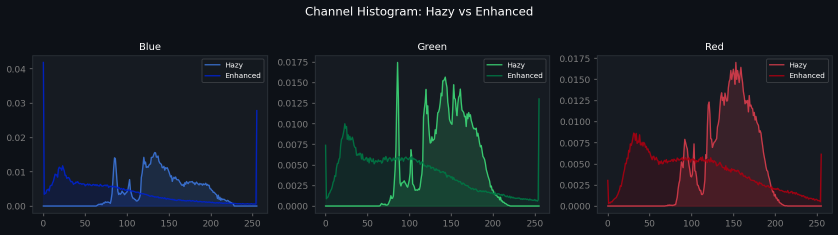
#> input picture histogram_comparison.png, 1676 x 470 px (shown at 1/2 size); its folder holds only this picture in this run
$ python evaluation.py histogram_comparison.png analysis_grid.png   (older library calls are emulated)
#> lines starting #> are read from the running program, lines starting #| are printed output that depends on the picture
### haze_pipeline.py
"""
Smoke Density Estimation & Air Quality Monitoring
Pipeline: DCP Haze Removal + CLAHE Clarity Enhancement
Dataset: RESIDE Indoor Haze (1399 images)
"""

import cv2
import numpy as np
from pathlib import Path
import json
import time


# ─────────────────────────────────────────────
# 1. DARK CHANNEL PRIOR (DCP) HAZE REMOVAL
# ─────────────────────────────────────────────

def dark_channel(image, patch_size=15):
    """Compute the dark channel of a hazy image."""
    min_channel = np.min(image, axis=2)
    kernel = cv2.getStructuringElement(
        cv2.MORPH_RECT, (patch_size, patch_size)
    )
    dark = cv2.erode(min_channel, kernel)
    return dark


def estimate_atmospheric_light(image, dark_ch, top_percent=0.001):
    """Estimate global atmospheric light A from brightest dark channel pixels."""
    h, w = dark_ch.shape
    num_pixels = h * w
    num_brightest = max(int(num_pixels * top_percent), 1)

    flat_dark = dark_ch.flatten()
    flat_image = image.reshape(-1, 3)

    indices = np.argsort(flat_dark)[-num_brightest:]
    brightest_pixels = flat_image[indices]
    atmospheric_light = np.max(brightest_pixels, axis=0)
    return atmospheric_light.astype(np.float64)


def estimate_transmission(image, atmospheric_light, omega=0.95, patch_size=15):
    """Estimate transmission map t(x) = 1 - omega * dark_channel(I/A)."""
    img_norm = image.astype(np.float64) / (atmospheric_light + 1e-6)
    img_norm = np.clip(img_norm, 0, 1)
    dark_norm = dark_channel(img_norm, patch_size)
    transmission = 1.0 - omega * dark_norm
    return transmission


def guided_filter(guide, src, radius=60, eps=1e-3):
    """Fast guided filter for transmission map refinement."""
    guide = guide.astype(np.float64) / 255.0
    src = src.astype(np.float64)

    mean_guide = cv2.boxFilter(guide, -1, (radius, radius))
    mean_src = cv2.boxFilter(src, -1, (radius, radius))
    mean_gs = cv2.boxFilter(guide * src, -1, (radius, radius))
    cov_gs = mean_gs - mean_guide * mean_src

    mean_gg = cv2.boxFilter(guide * guide, -1, (radius, radius))
    var_g = mean_gg - mean_guide * mean_guide

    a = cov_gs / (var_g + eps)
    b = mean_src - a * mean_guide

    mean_a = cv2.boxFilter(a, -1, (radius, radius))
    mean_b = cv2.boxFilter(b, -1, (radius, radius))

    output = mean_a * guide + mean_b
    return output


def recover_scene_radiance(image, transmission, atmospheric_light, t0=0.1):
    """Recover haze-free scene radiance J(x)."""
    image = image.astype(np.float64)
    t = np.maximum(transmission, t0)
    t3 = np.stack([t, t, t], axis=2)

    J = (image - atmospheric_light) / t3 + atmospheric_light
    J = np.clip(J, 0, 255).astype(np.uint8)
    return J


def dcp_dehaze(image, patch_size=15, omega=0.95, guided=True):
    """Full DCP dehazing pipeline."""
    dark_ch = dark_channel(image, patch_size)
    atm_light = estimate_atmospheric_light(image, dark_ch)
    transmission = estimate_transmission(image, atm_light, omega, patch_size)

    if guided:
        gray = cv2.cvtColor(image, cv2.COLOR_BGR2GRAY)
        transmission = guided_filter(gray, transmission)

    dehazed = recover_scene_radiance(image, transmission, atm_light)
    return dehazed, transmission, atm_light


# ─────────────────────────────────────────────
# 2. CLAHE CLARITY ENHANCER
# ─────────────────────────────────────────────

def clahe_enhance(image, clip_limit=3.0, tile_grid=(8, 8)):
    """Apply CLAHE on L channel of LAB colorspace for perceptual enhancement."""
    lab = cv2.cvtColor(image, cv2.COLOR_BGR2LAB)
    l_channel, a, b = cv2.split(lab)

    clahe = cv2.createCLAHE(clipLimit=clip_limit, tileGridSize=tile_grid)
    l_enhanced = clahe.apply(l_channel)

    enhanced_lab = cv2.merge([l_enhanced, a, b])
    enhanced = cv2.cvtColor(enhanced_lab, cv2.COLOR_LAB2BGR)
    return enhanced


def adaptive_sharpen(image, strength=0.5):
    """Unsharp masking for edge sharpening post-enhancement."""
    blurred = cv2.GaussianBlur(image, (0, 0), 3)
    sharpened = cv2.addWeighted(image, 1 + strength, blurred, -strength, 0)
    return sharpened


# ─────────────────────────────────────────────
# 3. SMOKE DENSITY METRICS
# ─────────────────────────────────────────────

def compute_smoke_density(image, transmission):
    """
    Estimate smoke/haze density from transmission map.
    Density = 1 - mean(transmission) → higher = more haze.
    """
    density = 1.0 - np.mean(transmission)
    return float(np.clip(density, 0, 1))


def compute_visibility_score(image):
    """
    Visibility metric based on image gradient energy (Laplacian variance).
    Higher = sharper/clearer image.
    """
    gray = cv2.cvtColor(image, cv2.COLOR_BGR2GRAY)
    lap = cv2.Laplacian(gray, cv2.CV_64F)
    score = np.var(lap)
    return float(score)


def compute_contrast_ratio(image):
    """Michelson contrast ratio of luminance channel."""
    gray = cv2.cvtColor(image, cv2.COLOR_BGR2GRAY).astype(float)
    lmax, lmin = gray.max(), gray.min()
    if lmax + lmin == 0:
        return 0.0
    return float((lmax - lmin) / (lmax + lmin))


def compute_fog_density_index(image):
    """
    FDI: Ratio of near-white pixels (typical haze signature).
    Normalized 0–1; higher = more fog/smoke.
    """
    gray = cv2.cvtColor(image, cv2.COLOR_BGR2GRAY)
    white_pixels = np.sum(gray > 200)
    fdi = white_pixels / gray.size
    return float(fdi)


def estimate_aqi_from_density(smoke_density):
    """
    Heuristic mapping: smoke density → AQI band.
    Based on PM2.5 correlations from RESIDE benchmark literature.
    """
    d = smoke_density
    if d < 0.15:
        return {"aqi": int(d * 333), "category": "Good",         "color": "#00e400"}
    elif d < 0.30:
        return {"aqi": int(51 + (d - 0.15) * 660), "category": "Moderate",      "color": "#ffff00"}
    elif d < 0.50:
        return {"aqi": int(101 + (d - 0.30) * 500),"category": "Unhealthy (Sensitive)", "color": "#ff7e00"}
    elif d < 0.70:
        return {"aqi": int(151 + (d - 0.50) * 500),"category": "Unhealthy",     "color": "#ff0000"}
    elif d < 0.85:
        return {"aqi": int(201 + (d - 0.70) * 667),"category": "Very Unhealthy","color": "#8f3f97"}
    else:
        return {"aqi": int(301 + (d - 0.85) * 1327),"category": "Hazardous",    "color": "#7e0023"}


# ─────────────────────────────────────────────
# 4. FULL PROCESSING PIPELINE
# ─────────────────────────────────────────────

def process_image(image_path, output_dir=None):
    """
    Full pipeline:
      1. Load hazy image
      2. DCP dehazing
      3. CLAHE + sharpen enhancement
      4. Compute all metrics
      5. Save outputs if output_dir given
    Returns metrics dict.
    """
#> called with image_path = 'histogram_comparison.png'
    img_path = Path(image_path)
    image = cv2.imread(str(img_path))
#> image is the input picture: shape (470, 1676, 3); mean B, G, R 34.8, 28.5, 24
    if image is None:
        raise ValueError(f"Cannot read image: {image_path}")

    t0 = time.time()

    # ── Step 1: DCP Haze Removal
    dehazed, transmission, atm_light = dcp_dehaze(image)
#> in dark_channel, `dark = cv2.erode(min_channel, kernel)`:
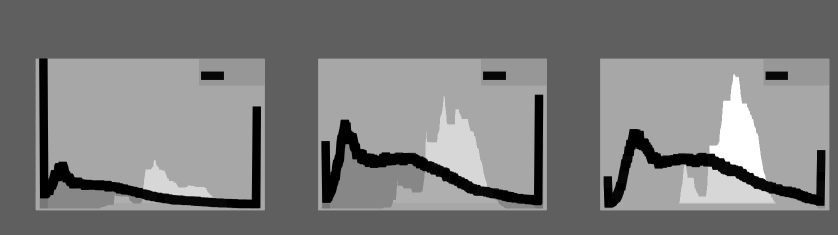
#> dark: shape (470, 1676) (shown at 1/2 size); min 1, max 33, mean 16.5; drawn with min black and max white
#> in estimate_atmospheric_light, `indices = np.argsort(flat_dark)[-num_brightest:]`: indices = 787 values, max 581423 at index 504, min 254543 at index 761, mean 427705.1
#> in estimate_atmospheric_light, `brightest_pixels = flat_image[indices]`: brightest_pixels = 787 rows, first 8: [41, 33, 56], [41, 33, 56], [41, 33, 56], [41, 33, 56], [41, 33, 56], [41, 33, 56], [41, 33, 56], [41, 33, 56]
#> in estimate_atmospheric_light, `atmospheric_light = np.max(brightest_pixels, axis=0)`: atmospheric_light = [73, 58, 203]
#> in estimate_transmission, `transmission = 1.0 - omega * dark_norm`:
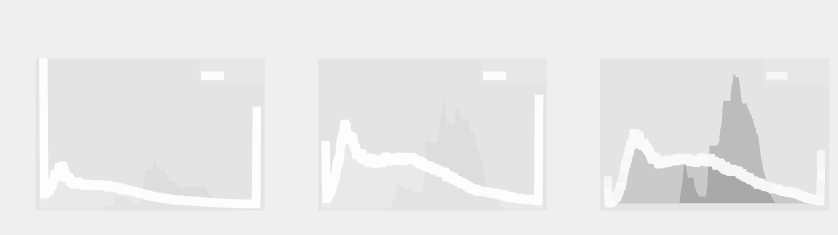
#> transmission: shape (470, 1676) float64 (shown at 1/2 size); min 0.663, max 0.995, mean 0.917
#> in guided_filter, `mean_gs = cv2.boxFilter(guide * src, -1, (radius, radius))`:
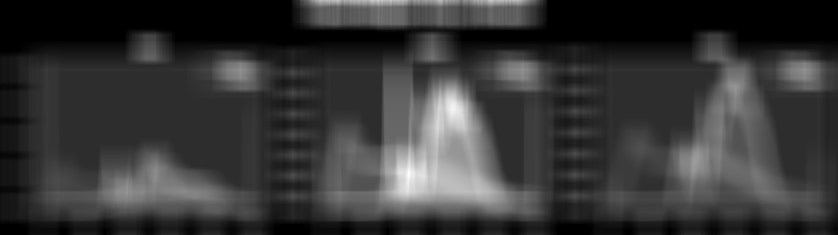
#> mean_gs: shape (470, 1676) float64 (shown at 1/2 size); min 0.0589, max 0.242, mean 0.0986; drawn with min black and max white
#> in guided_filter, `a = cov_gs / (var_g + eps)`:
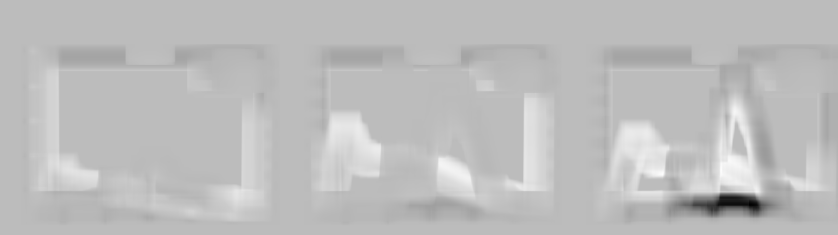
#> a: shape (470, 1676) float64 (shown at 1/2 size); min -1.39, max 0.496, mean 0.00879; drawn with min black and max white
#> in guided_filter, `mean_a = cv2.boxFilter(a, -1, (radius, radius))`:
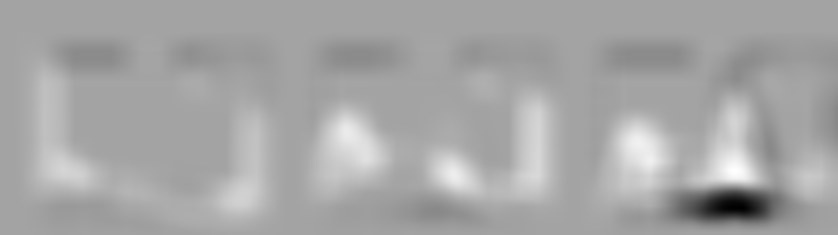
#> mean_a: shape (470, 1676) float64 (shown at 1/2 size); min -0.645, max 0.358, mean 0.00881; drawn with min black and max white
#> atm_light = [73, 58, 203]

    # ── Step 2: CLAHE Enhancement
    enhanced = clahe_enhance(dehazed, clip_limit=3.0)
#> in clahe_enhance, `lab = cv2.cvtColor(image, cv2.COLOR_BGR2LAB)`: lab: shape (470, 1676, 3); mean of channels 0, 1, 2 20.8, 124.7, 123
#> in clahe_enhance, `enhanced_lab = cv2.merge([l_enhanced, a, b])`: enhanced_lab: shape (470, 1676, 3); mean of channels 0, 1, 2 27.6, 124.7, 123
    enhanced = adaptive_sharpen(enhanced, strength=0.4)

    elapsed = time.time() - t0

    # ── Step 3: Metrics
    smoke_density    = compute_smoke_density(image, transmission)
#> in compute_smoke_density, `density = 1.0 - np.mean(transmission)`: density = 0.0829
#> smoke_density = 0.0829
    visibility_orig  = compute_visibility_score(image)
#> in compute_visibility_score, `lap = cv2.Laplacian(gray, cv2.CV_64F)`:
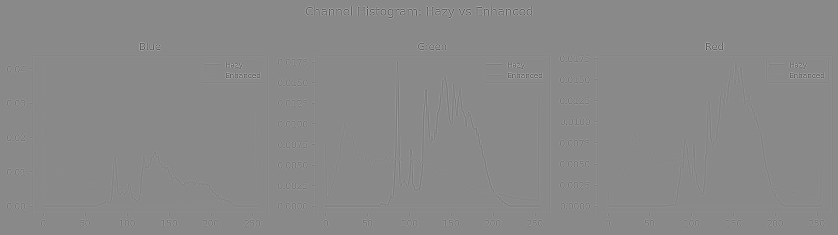
#> lap: shape (470, 1676) float64 (shown at 1/2 size); min -672, max 571, mean 0; drawn with min black and max white
#> in compute_visibility_score, `score = np.var(lap)`: score = 928.1
#> visibility_orig = 928.1
    visibility_enh   = compute_visibility_score(enhanced)
#> visibility_enh = 1800.3
    contrast_orig    = compute_contrast_ratio(image)
#> in compute_contrast_ratio, `lmax, lmin = gray.max(), gray.min()`: lmax = 255; lmin = 16
#> contrast_orig = 0.882
    contrast_enh     = compute_contrast_ratio(enhanced)
#> contrast_enh = 1
    fdi              = compute_fog_density_index(image)
#> in compute_fog_density_index, `white_pixels = np.sum(gray > 200)`: white_pixels = 2664
#> in compute_fog_density_index, `fdi = white_pixels / gray.size`: fdi = 0.00338
#> fdi = 0.00338
    aqi_info         = estimate_aqi_from_density(smoke_density)
#> in estimate_aqi_from_density, `d = smoke_density`: d = 0.0829
#> aqi_info = {'aqi': 27, 'category': 'Good', 'color': '#00e400'}

    visibility_gain  = ((visibility_enh - visibility_orig) / (visibility_orig + 1e-6)) * 100
#> visibility_gain = 93.98

    metrics = {
        "filename":        img_path.name,
        "smoke_density":   round(smoke_density, 4),
        "fog_density_idx": round(fdi, 4),
        "visibility_orig": round(visibility_orig, 2),
        "visibility_enh":  round(visibility_enh, 2),
        "visibility_gain_pct": round(visibility_gain, 1),
        "contrast_orig":   round(contrast_orig, 4),
        "contrast_enh":    round(contrast_enh, 4),
        "atm_light":       atm_light.tolist(),
        "aqi":             aqi_info["aqi"],
        "aqi_category":    aqi_info["category"],
        "aqi_color":       aqi_info["color"],
        "processing_time_s": round(elapsed, 3),
    }

    # ── Step 4: Save outputs
    if output_dir:
        out = Path(output_dir)
        out.mkdir(parents=True, exist_ok=True)
        stem = img_path.stem

        cv2.imwrite(str(out / f"{stem}_dehazed.png"),  dehazed)
        cv2.imwrite(str(out / f"{stem}_enhanced.png"), enhanced)

        # Transmission heatmap
        t_vis = (transmission * 255).astype(np.uint8)
        t_color = cv2.applyColorMap(t_vis, cv2.COLORMAP_JET)
        cv2.imwrite(str(out / f"{stem}_transmission.png"), t_color)

        # Side-by-side comparison
        h = min(image.shape[0], 400)
        scale = h / image.shape[0]
        w = int(image.shape[1] * scale)
        orig_r  = cv2.resize(image,    (w, h))
        enh_r   = cv2.resize(enhanced, (w, h))
        divider = np.ones((h, 4, 3), dtype=np.uint8) * 80
        comparison = np.hstack([orig_r, divider, enh_r])
        cv2.imwrite(str(out / f"{stem}_comparison.png"), comparison)

        with open(str(out / f"{stem}_metrics.json"), "w") as f:
            json.dump(metrics, f, indent=2)

    return metrics, image, dehazed, enhanced, transmission


# ─────────────────────────────────────────────
# 5. BATCH PROCESSING (RESIDE Dataset)
# ─────────────────────────────────────────────

# [66 lines left out: function batch_process_reside, not called in this run]


# [22 lines that do not run on import are left out]

### evaluation.py
"""
Evaluation Metrics & Visualization Utilities
for Smoke Density / Haze Removal Quality Assessment
"""

import cv2
import numpy as np
import json
from pathlib import Path


# ─────────────────────────────────────────────
# IMAGE QUALITY METRICS
# ─────────────────────────────────────────────

def psnr(original, enhanced):
    """Peak Signal-to-Noise Ratio (dB). Higher = better."""
    mse = np.mean((original.astype(float) - enhanced.astype(float)) ** 2)
    if mse == 0:
        return float("inf")
    return float(20 * np.log10(255.0 / np.sqrt(mse)))


def ssim(img1, img2):
    """
    Structural Similarity Index (simplified single-scale).
    Returns value in [-1, 1]; 1 = identical.
    """
    img1 = img1.astype(float)
    img2 = img2.astype(float)
    C1, C2 = (0.01 * 255) ** 2, (0.03 * 255) ** 2

    mu1 = cv2.GaussianBlur(img1, (11, 11), 1.5)
    mu2 = cv2.GaussianBlur(img2, (11, 11), 1.5)

    mu1_sq = mu1 ** 2
    mu2_sq = mu2 ** 2
    mu1_mu2 = mu1 * mu2

    sigma1_sq = cv2.GaussianBlur(img1 ** 2, (11, 11), 1.5) - mu1_sq
    sigma2_sq = cv2.GaussianBlur(img2 ** 2, (11, 11), 1.5) - mu2_sq
    sigma12   = cv2.GaussianBlur(img1 * img2, (11, 11), 1.5) - mu1_mu2

    numerator   = (2 * mu1_mu2 + C1) * (2 * sigma12 + C2)
    denominator = (mu1_sq + mu2_sq + C1) * (sigma1_sq + sigma2_sq + C2)

    ssim_map = numerator / (denominator + 1e-8)
    return float(np.mean(ssim_map))


def entropy(image):
    """Shannon entropy of grayscale histogram. Higher = more detail/information."""
    gray = cv2.cvtColor(image, cv2.COLOR_BGR2GRAY)
    hist = cv2.calcHist([gray], [0], None, [256], [0, 256]).flatten()
    hist = hist / (hist.sum() + 1e-10)
    hist = hist[hist > 0]
    return float(-np.sum(hist * np.log2(hist)))


def mean_gradient(image):
    """Mean gradient magnitude — higher = more edges/sharpness."""
    gray = cv2.cvtColor(image, cv2.COLOR_BGR2GRAY).astype(float)
    gx = cv2.Sobel(gray, cv2.CV_64F, 1, 0, ksize=3)
    gy = cv2.Sobel(gray, cv2.CV_64F, 0, 1, ksize=3)
    mag = np.sqrt(gx ** 2 + gy ** 2)
    return float(np.mean(mag))


def color_cast_index(image):
    """
    Measure color channel imbalance (haze adds a grayish/white cast).
    Lower = more neutral/balanced colors.
    """
    b, g, r = cv2.split(image.astype(float))
    means = np.array([b.mean(), g.mean(), r.mean()])
    return float(np.std(means))


def evaluate_pair(hazy, enhanced, gt=None):
    """
    Full metric suite comparing hazy vs enhanced images.
    If ground truth provided, compute reference-based metrics.
    """
    metrics = {
        "psnr_hazy_vs_enhanced": round(psnr(hazy, enhanced), 2),
        "ssim_hazy_vs_enhanced": round(ssim(
            cv2.cvtColor(hazy, cv2.COLOR_BGR2GRAY),
            cv2.cvtColor(enhanced, cv2.COLOR_BGR2GRAY)
        ), 4),
        "entropy_hazy":     round(entropy(hazy), 4),
        "entropy_enhanced": round(entropy(enhanced), 4),
        "entropy_gain":     round(entropy(enhanced) - entropy(hazy), 4),
        "gradient_hazy":    round(mean_gradient(hazy), 4),
        "gradient_enhanced":round(mean_gradient(enhanced), 4),
        "gradient_gain_pct":round(
            (mean_gradient(enhanced) - mean_gradient(hazy))
            / (mean_gradient(hazy) + 1e-6) * 100, 1
        ),
        "color_cast_hazy":     round(color_cast_index(hazy), 4),
        "color_cast_enhanced": round(color_cast_index(enhanced), 4),
    }

    if gt is not None:
        metrics["psnr_vs_gt"]  = round(psnr(gt, enhanced), 2)
        metrics["ssim_vs_gt"]  = round(ssim(
            cv2.cvtColor(gt, cv2.COLOR_BGR2GRAY),
            cv2.cvtColor(enhanced, cv2.COLOR_BGR2GRAY)
        ), 4)

    return metrics


# ─────────────────────────────────────────────
# VISUALIZATION UTILITIES
# ─────────────────────────────────────────────

def make_analysis_grid(image, dehazed, enhanced, transmission, save_path=None):
    """
    Create a 2×3 analysis visualization grid:
    [Original Hazy | DCP Dehazed | CLAHE Enhanced]
    [Dark Channel   | Transmission Map | Difference Map]
    """
    target_h = 240
    def resize(img):
        h, w = img.shape[:2]
        s = target_h / h
        return cv2.resize(img, (int(w * s), target_h))

    from haze_pipeline import dark_channel

    # Row 1
    orig_r = resize(image)
    deh_r  = resize(dehazed)
    enh_r  = resize(enhanced)

    # Row 2
    dark = dark_channel(image)
    dark_colored = cv2.applyColorMap(dark, cv2.COLORMAP_INFERNO)
    dark_r = resize(dark_colored)

    t_vis = (np.clip(transmission, 0, 1) * 255).astype(np.uint8)
    t_color = cv2.applyColorMap(t_vis, cv2.COLORMAP_JET)
    t_r = resize(t_color)

    diff = cv2.absdiff(image, enhanced)
    diff_amp = cv2.convertScaleAbs(diff, alpha=3)
    diff_color = cv2.applyColorMap(
        cv2.cvtColor(diff_amp, cv2.COLOR_BGR2GRAY), cv2.COLORMAP_HOT
    )
    diff_r = resize(diff_color)

    # Add labels
    def label(img, text):
        out = img.copy()
        cv2.putText(out, text, (8, 22), cv2.FONT_HERSHEY_SIMPLEX,
                    0.55, (255, 255, 255), 1, cv2.LINE_AA)
        cv2.putText(out, text, (8, 22), cv2.FONT_HERSHEY_SIMPLEX,
                    0.55, (0, 0, 0), 2, cv2.LINE_AA)
        cv2.putText(out, text, (8, 22), cv2.FONT_HERSHEY_SIMPLEX,
                    0.55, (255, 255, 255), 1, cv2.LINE_AA)
        return out

    row1 = np.hstack([
        label(orig_r, "Original Hazy"),
        label(deh_r,  "DCP Dehazed"),
        label(enh_r,  "CLAHE Enhanced"),
    ])
    row2 = np.hstack([
        label(dark_r, "Dark Channel"),
        label(t_r,    "Transmission Map"),
        label(diff_r, "Enhancement Diff"),
    ])

    sep = np.zeros((4, row1.shape[1], 3), dtype=np.uint8)
    grid = np.vstack([row1, sep, row2])

    if save_path:
        cv2.imwrite(save_path, grid)

    return grid


def plot_histogram_comparison(hazy, enhanced, save_path=None):
    """
    Compare BGR channel histograms before and after.
    Returns a matplotlib figure image as numpy array.
    """
    try:
        import matplotlib
        matplotlib.use("Agg")
        import matplotlib.pyplot as plt
        import matplotlib.patches as mpatches

        fig, axes = plt.subplots(1, 3, figsize=(13, 3.5))
        fig.patch.set_facecolor("#0d1117")

        channels = ["Blue", "Green", "Red"]
        colors_h = ["#4488ff", "#44ff88", "#ff4455"]
        colors_e = ["#0022cc", "#007744", "#aa0011"]

        for i, (ax, ch, c_h, c_e) in enumerate(
            zip(axes, channels, colors_h, colors_e)
        ):
            hist_h = cv2.calcHist([hazy],     [i], None, [256], [0, 256]).flatten()
            hist_e = cv2.calcHist([enhanced], [i], None, [256], [0, 256]).flatten()
            hist_h /= hist_h.sum()
            hist_e /= hist_e.sum()

            ax.plot(hist_h, color=c_h, alpha=0.7, linewidth=1.5, label="Hazy")
            ax.plot(hist_e, color=c_e, alpha=0.9, linewidth=1.5, label="Enhanced")
            ax.fill_between(range(256), hist_h, alpha=0.15, color=c_h)
            ax.fill_between(range(256), hist_e, alpha=0.15, color=c_e)
            ax.set_title(ch, color="white", fontsize=11)
            ax.set_facecolor("#161b22")
            ax.tick_params(colors="gray")
            for spine in ax.spines.values():
                spine.set_edgecolor("#30363d")
            ax.legend(fontsize=8, labelcolor="white",
                      framealpha=0.2, facecolor="#0d1117")

        plt.suptitle("Channel Histogram: Hazy vs Enhanced",
                     color="white", fontsize=13, y=1.02)
        plt.tight_layout()

        if save_path:
            plt.savefig(save_path, dpi=130, bbox_inches="tight",
                        facecolor=fig.get_facecolor())
        plt.close()

    except ImportError:
        print("matplotlib not installed — skipping histogram plot")


def generate_report(metrics_list, output_path="report.json"):
    """Aggregate metrics across a batch and save summary report."""
    if not metrics_list:
        return {}

    def mean(key): return float(np.mean([m[key] for m in metrics_list if key in m]))
    def std(key):  return float(np.std( [m[key] for m in metrics_list if key in m]))

    report = {
        "n_images": len(metrics_list),
        "smoke_density":    {"mean": round(mean("smoke_density"), 4),
                             "std":  round(std("smoke_density"), 4)},
        "visibility_gain":  {"mean": round(mean("visibility_gain_pct"), 2),
                             "std":  round(std("visibility_gain_pct"), 2)},
        "aqi":              {"mean": round(mean("aqi"), 1),
                             "std":  round(std("aqi"), 1)},
        "processing_time_s":{"mean": round(mean("processing_time_s"), 3)},
    }

    with open(output_path, "w") as f:
        json.dump(report, f, indent=2)

    return report


if __name__ == "__main__":
    import sys
    from haze_pipeline import process_image

    if len(sys.argv) < 2:
        print("Usage: python evaluation.py image.jpg [gt_clean.jpg]")
        sys.exit(1)

    hazy_path = sys.argv[1]
    gt_path   = sys.argv[2] if len(sys.argv) > 2 else None

    metrics_pipe, orig, dehazed, enhanced, trans = process_image(hazy_path)
#> metrics_pipe = 13 items
    gt = cv2.imread(gt_path) if gt_path else None

    eval_metrics = evaluate_pair(orig, enhanced, gt)
#> in psnr, `mse = np.mean((original.astype(float) - enhanced.astype(float)) ** 2)`: mse = 142.1
#> in ssim, `numerator   = (2 * mu1_mu2 + C1) * (2 * sigma12 + C2)`:
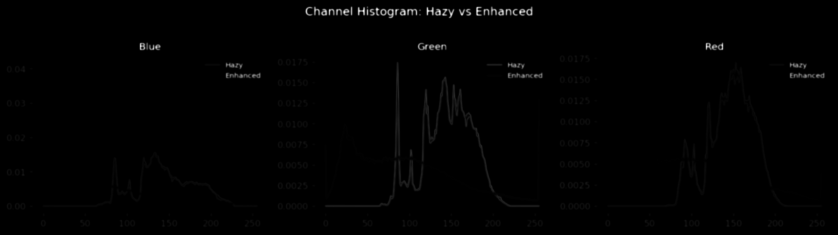
#> numerator: shape (470, 1676) float64 (shown at 1/2 size); min 13607.5, max 1.38e+09, mean 8817006.5; drawn with min black and max white
#> in entropy, `hist = cv2.calcHist([gray], [0], None, [256], [0, 256]).flatten()`: hist = 256 values, max 322093 at index 16, min 0 at index 0, mean 3077
#> in entropy, `hist = hist / (hist.sum() + 1e-10)`: hist = 256 values, max 0.409 at index 16, min 0 at index 0, mean 0.00391
#> in entropy, `hist = hist[hist > 0]`: hist = 239 values, max 0.409 at index 0, min 3.81e-06 at index 167, mean 0.00418
#> in color_cast_index, `means = np.array([b.mean(), g.mean(), r.mean()])`: means = [34.78, 28.51, 23.98]
#> eval_metrics = 10 items
    print(json.dumps({**metrics_pipe, **eval_metrics}, indent=2))
#> (printed output is left out)

    make_analysis_grid(orig, dehazed, enhanced, trans, save_path="analysis_grid.png")
    plot_histogram_comparison(orig, enhanced, save_path="histogram_comparison.png")
    print("Saved: analysis_grid.png, histogram_comparison.png")
